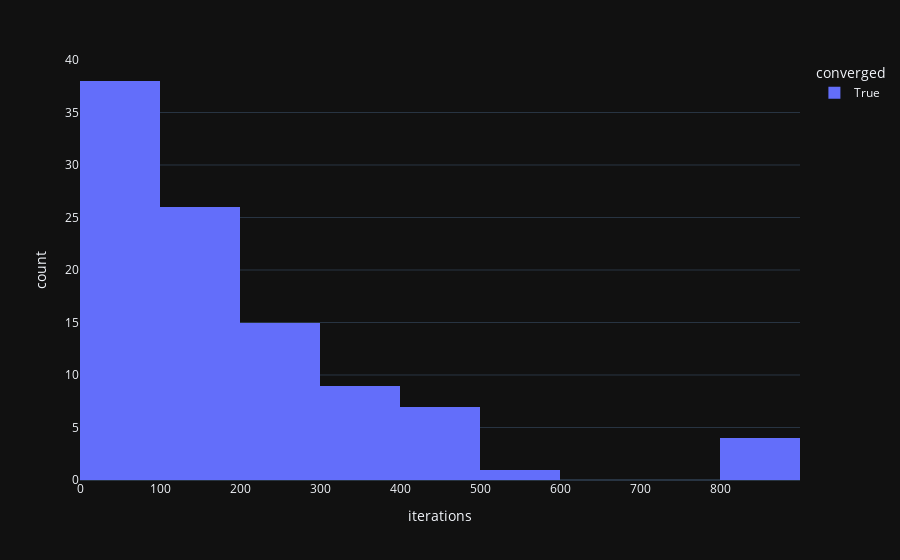

The code cell stored with this chart in its notebook:
### Code cell
px.histogram(meta_data, x='iterations', color='converged')

### Figure 1 — Plotly figure (JSON) as saved in the notebook; plotly's stock layout.template omitted (floating-point values rounded to 4 significant figures)
{"data": [{"alignmentgroup": "True", "bingroup": "x", "hovertemplate": "converged=True<br>iterations=%{x}<br>count=%{y}<extra></extra>", "legendgroup": "True", "marker": {"color": "#636efa", "pattern": {"shape": ""}}, "name": "True", "offsetgroup": "True", "orientation": "v", "showlegend": true, "x": [894, 138, 25, 146, 383, 186, 98, 834, 101, 220, 196, 78, 309, 494, 162, 37, 155, 177, 35, 382, 90, 80, 6, 36, 424, 51, 135, 215, 87, 28, 26, 57, 297, 64, 58, 529, 472, 483, 191, 389, 112, 119, 62, 152, 226, 153, 436, 181, 157, 122, 288, 309, 355, 54, 827, 419, 47, 25, 42, 105, 130, 827, 92, 31, 28, 60, 111, 440, 79, 44, 292, 77, 200, 144, 153, 361, 174, 282, 282, 394, 205, 42, 78, 213, 35, 53, 107, 58, 221, 258, 66, 37, 46, 279, 38, 98, 335, 222, 143, 106], "xaxis": "x", "yaxis": "y", "type": "histogram"}], "layout": {"xaxis": {"anchor": "y", "domain": [0.0, 1.0], "title": {"text": "iterations"}}, "yaxis": {"anchor": "x", "domain": [0.0, 1.0], "title": {"text": "count"}}, "legend": {"title": {"text": "converged"}, "tracegroupgap": 0}, "margin": {"t": 60}, "barmode": "relative"}}
